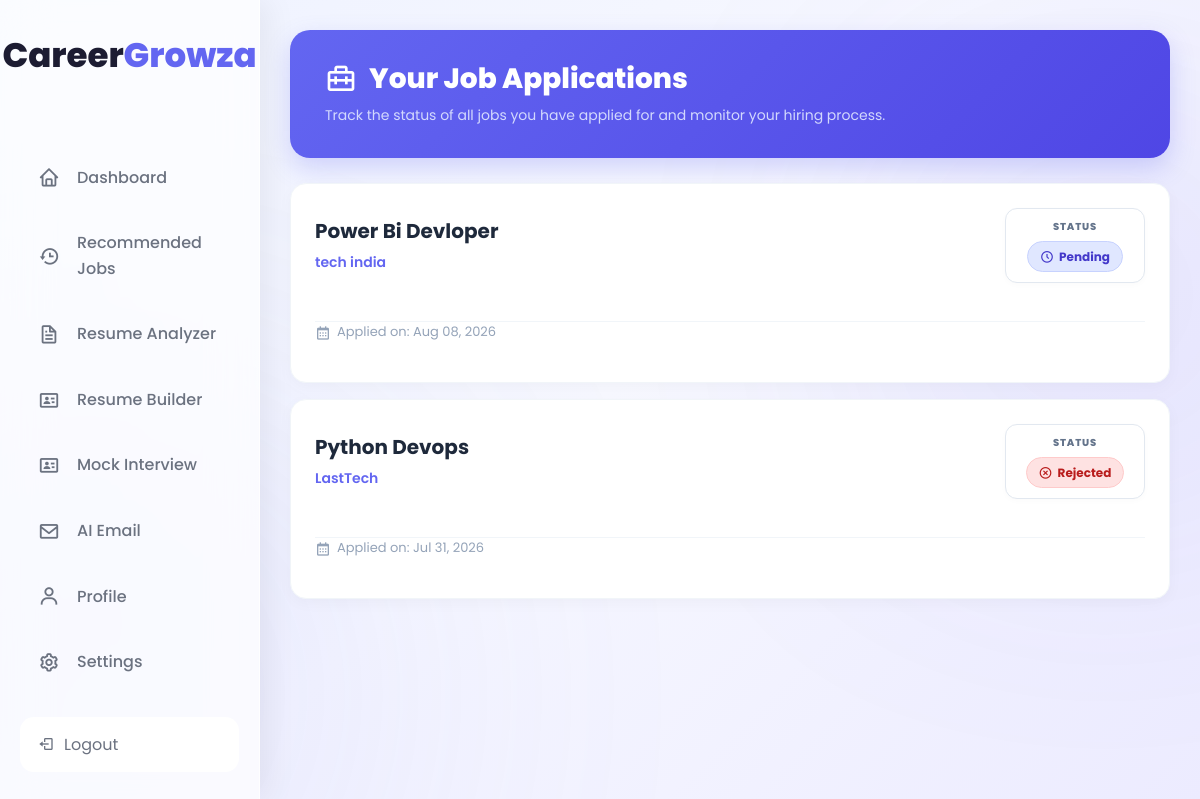
Page /applied-jobs/ (signed in) on the committed database.
### web/models.py (models this page shows, shortened)
class Application(models.Model):
    STATUS_CHOICES = (
        ('Pending','Pending'),
        ('Shortlisted','Shortlisted'),
        ('Rejected','Rejected'),)
    job = models.ForeignKey(RecruiterJob, on_delete=models.CASCADE, related_name='applications')
    applicant = models.ForeignKey(User, on_delete=models.CASCADE, related_name='job_applications')
    resume = models.FileField(upload_to='resumes/')
    cover_note = models.TextField(blank=True, null=True)
    applied_at = models.DateTimeField(auto_now_add=True)
    status = models.CharField(max_length=20, choices=STATUS_CHOICES, default='Pending')
    class Meta:
        unique_together = ('job', 'applicant')  # Prevents multiple application entries for the same job

class RecruiterJob(models.Model):
    recruiter = models.ForeignKey(User, on_delete=models.CASCADE, limit_choices_to={'is_staff': True}) # Or extend via a profile type
    title = models.CharField(max_length=255)
    company_name = models.CharField(max_length=255)
    location = models.CharField(max_length=255)
    description = models.TextField()
    salary = models.CharField(max_length=100, blank=True, null=True, help_text="e.g. ₹6,000,000 - ₹12,000,000 PA or $80k - $100k")
    experience_required = models.CharField(max_length=100, blank=True, null=True, help_text="e.g. 2-4 Years or Entry Level")
    required_skills = models.JSONField(default=list, blank=True)
    redirect_url = models.URLField(blank=True, null=True, help_text="Link to external application form if applicable")
    created_at = models.DateTimeField(auto_now_add=True)

### web/views.py (the view)
@login_required
def applied_jobs_view(request):
    applications = Application.objects.filter(applicant=request.user).select_related('job').order_by('-applied_at')
    context = {
        'applications': applications,
        'active_page': 'applied_jobs'
    }
    return render(request, 'applied_jobs.html', context)

### web/templates/applied_jobs.html (shortened to what this page needs)
{% load static %}
<!DOCTYPE html>
<html lang="en">
<head>
  <link rel="stylesheet" href="https://unpkg.com/boxicons@2.1.4/css/boxicons.min.css">
  <link rel="stylesheet" href="{% static 'css/common.css' %}">
  <link rel="stylesheet" href="{% static 'css/layout.css' %}">
  <link rel="stylesheet" href="{% static 'css/sidebar.css' %}">
  <link rel="stylesheet" href="{% static 'css/dashboard.css' %}">
</head>
<body>
{% include "navbar.html" with active_page="applied_jobs" %}
<main class="main-content" style="padding: 30px;">
    <div style="background: linear-gradient(135deg, #6366f1 0%, #4f46e5 100%); padding: 32px 35px; border-radius: 20px; color: #ffffff; margin-bottom: 25px; box-shadow: 0 10px 25px rgba(99, 102, 241, 0.25);">
        <h1 style="font-size: 28px; font-weight: 800; margin: 0; display: flex; align-items: center; gap: 12px; color: #ffffff;">
            <i class='bx bx-briefcase-alt-2' style="font-size: 32px;"></i> Your Job Applications
        </h1>
        <p style="margin: 8px 0 0 0; color: #e0e7ff; font-size: 14px; opacity: 0.9;">
            Track the status of all jobs you have applied for and monitor your hiring process.
        </p>
    </div>
    {% if applications %}
    <div class="cards" style="margin-top: 20px; display: flex; flex-direction: column; gap: 16px;">
        {% for app in applications %}
        <div class="job-card" style="background: #ffffff; padding: 24px; border-radius: 16px; box-shadow: 0 4px 15px rgba(0, 0, 0, 0.03); border: 1px solid #f1f5f9;">
            <div class="job-header" style="display: flex; justify-content: space-between; align-items: center;">
                <div class="job-info">
                    <h2 class="job-title" style="font-size: 20px; font-weight: 700; color: #1e293b; margin: 0 0 6px 0;">{{ app.job.title }}</h2>
                    <p class="company-name" style="font-size: 14px; color: #6366f1; font-weight: 600; margin: 0;">{{ app.job.company_name }}</p>
                </div>
                <div style="background: #ffffff; border: 1px solid #e2e8f0; padding: 10px 18px; border-radius: 12px; text-align: center; min-width: 140px; box-shadow: 0 2px 6px rgba(0,0,0,0.02);">
                    <span style="display: block; font-size: 10px; font-weight: 800; text-transform: uppercase; color: #64748b; letter-spacing: 0.8px; margin-bottom: 6px;">STATUS</span>
                    {% if app.status == 'Shortlisted' %}
                        <span style="background: #dcfce7; color: #15803d; border: 1px solid #bbf7d0; padding: 5px 12px; border-radius: 20px; font-weight: 700; font-size: 12px; display: inline-flex; align-items: center; gap: 5px;">
                            <i class='bx bx-check-circle' style="font-size: 14px;"></i> Shortlisted
                        </span>
                    {% elif app.status == 'Rejected' %}
                        <span style="background: #fee2e2; color: #b91c1c; border: 1px solid #fecaca; padding: 5px 12px; border-radius: 20px; font-weight: 700; font-size: 12px; display: inline-flex; align-items: center; gap: 5px;">
                            <i class='bx bx-x-circle' style="font-size: 14px;"></i> Rejected
                        </span>
                    {% else %}
                        <span style="background: #e0e7ff; color: #4338ca; border: 1px solid #c7d2fe; padding: 5px 12px; border-radius: 20px; font-weight: 700; font-size: 12px; display: inline-flex; align-items: center; gap: 5px;">
                            <i class='bx bx-time-five' style="font-size: 14px;"></i> Pending
                        </span>
                    {% endif %}
                </div>
            </div>
            <div class="job-meta" style="margin-top: 18px; pt: 12px; border-top: 1px solid #f1f5f9; font-size: 13px; color: #94a3b8; display: flex; align-items: center; gap: 6px;">
                <i class='bx bx-calendar' style="font-size: 16px;"></i> Applied on: {{ app.applied_at|date:"M d, Y" }}
            </div>
        </div>
        {% endfor %}
    </div>
    {% endif %}
</main>
</body>
</html>

### static/css/common.css (style rules this page uses)
:root { --background: linear-gradient(135deg, #eef2ff, #f7f8ff, #ecebff); --card: #ffffff; --surface: #f8f9ff; --surface-2: #eef2ff; --glass: rgba(255, 255, 255, 0.72); --glass-border: rgba(255, 255, 255, 0.75); --text: #1c1c32; --text-light: #6b7280; --border: #d8def7; --input-bg: #ffffff; --primary: #6366f1; --primary-hover: #4f46e5; --shadow: 0 10px 30px rgba(0, 0, 0, 0.08); }
* { margin: 0; padding: 0; box-sizing: border-box; font-family: 'Poppins', sans-serif; transition: background-color 0.3s ease, color 0.3s ease, border-color 0.3s ease, box-shadow 0.3s ease; }
html { scroll-behavior: smooth; }
body { min-height: 100vh; background: var(--background); color: var(--text); overflow-x: hidden; overflow-y: auto; position: relative; line-height: 1.6; }
body::before { content: ''; position: fixed; width: 450px; height: 450px; left: -120px; bottom: -120px; border-radius: 50%; background: var(--primary); filter: blur(170px); opacity: 0.18; z-index: -2; }
body::after { content: ''; position: fixed; width: 350px; height: 350px; right: -80px; top: 120px; border-radius: 50%; background: var(--primary-hover); filter: blur(150px); opacity: 0.16; z-index: -2; }
h1, h2, h3, h4, h5, h6 { color: var(--text); line-height: 1.2; }

### static/css/layout.css (style rules this page uses)
* { margin: 0; padding: 0; box-sizing: border-box; }
html { scroll-behavior: smooth; }
body { font-family: 'DM Sans', sans-serif; background: var(--background); color: var(--text); min-height: 100vh; overflow-x: hidden; }
.main-content { flex:1; margin-left:260px; padding:20px 24px; overflow-x:hidden; min-width:0; transition: margin-left .35s ease, padding .35s ease; }

### static/css/dashboard.css (style rules this page uses)
.cards { display:grid; grid-template-columns:repeat(auto-fit,minmax(320px,1fr)); gap:25px; }
.job-card { background:var(--card); border-radius:24px; padding:28px; display:flex; flex-direction:column; justify-content:space-between; box-shadow:0 12px 30px rgba(0,0,0,.08); transition:.3s; height:100%; }
.job-header { display:flex; align-items:flex-start; justify-content:space-between; gap:18px; margin-bottom:20px; }
.job-title { font-size:22px; font-weight:700; color:var(--text); margin-bottom:5px; text-align:left; line-height:1.35; }
.company-name { font-size:15px; color:#6366f1; font-weight:600; }
.job-meta { display:flex; flex-wrap:wrap; gap:15px; margin:15px 0; font-size:14px; color:var(--text-light); }

### rows in the picture
Application: job "Power Bi Devloper", job.company_name "tech india", status "Pending" (drawn), applied_at "Aug 08, 2026"
Application: job "Python Devops", job.company_name "LastTech", status "Rejected" (drawn), applied_at "Jul 31, 2026"
